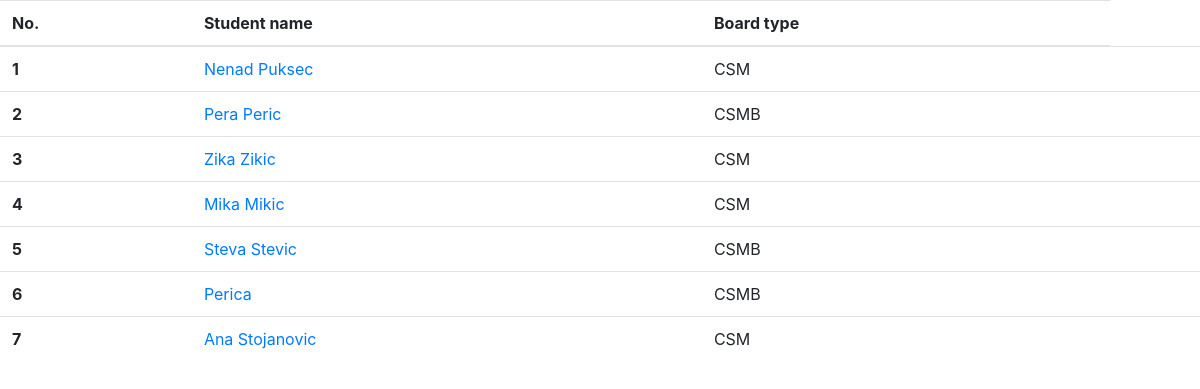
The page / on the database its author committed.
### tables this page shows
CREATE TABLE `students` (
  `id` int(11) NOT NULL,
  `name` varchar(255) NOT NULL,
  `school_board_id` int(11) NOT NULL
);

### class/Student.php (called while the page is built, shortened)
<?php
    class Student
    {
        public function getAllStudents()
        {
            $pdo = new PDO('mysql:host=localhost;dbname=quantox','root','',array(PDO::ATTR_PERSISTENT => true));
            $pdo->setAttribute(PDO::ATTR_ERRMODE, PDO::ERRMODE_EXCEPTION);
            $sth = $pdo->prepare("SELECT * FROM students");
            $sth->execute();
            $row = $sth->fetchAll(PDO::FETCH_ASSOC);
            return $row;
        }
    }
?>

### index.php (the view, shortened to what this page needs)
<?php
require_once  'class/Student.php';
$db = new Database();
$student = new Student($db);
    $all = $student->getAllStudents();
?>
<html>
<head>
    <link rel="stylesheet" href="https://stackpath.bootstrapcdn.com/bootstrap/4.4.1/css/bootstrap.min.css">
</head>
<body>
<div>
    <table class="table">
    <thead>
        <tr>
        <th scope="col">No.</th>
        <th scope="col">Student name</th>
        <th scope="col">Board type</th>
        </tr>
    </thead>
    <tbody>
    <?php
        foreach ($all as $key=>$value)
        {
            $board = $value['school_board_id'];
            $board == 1 ? $board = "CSM" : $board = "CSMB";
            $id = intval($key + 1);
            echo "<tr><th scope='row'>".$id."</th><td><a href='http://localhost/quantox/index.php?student=".$id."'>".$value['name']."</a></td><td>".$board."<td/></tr>";
        }
    ?>
    </tbody>
    </table>
</div>
</body>
</html>

### rows shown on the page
students: id "1", name "Nenad Puksec", board "CSM"
students: id "2", name "Pera Peric", board "CSMB"
students: id "3", name "Zika Zikic", board "CSM"
students: id "4", name "Mika Mikic", board "CSM"
students: id "5", name "Steva Stevic", board "CSMB"
students: id "6", name "Perica", board "CSMB"
students: id "7", name "Ana Stojanovic", board "CSM"
